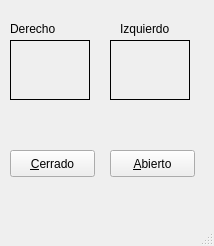
<?xml version="1.0" encoding="UTF-8"?>
<ui version="4.0">
 <class>MainWindow</class>
 <widget class="QMainWindow" name="MainWindow">
  <property name="geometry">
   <rect>
    <x>0</x>
    <y>0</y>
    <width>214</width>
    <height>246</height>
   </rect>
  </property>
  <property name="windowTitle">
   <string>Eye Gaze</string>
  </property>
  <widget class="QWidget" name="centralwidget">
   <widget class="QPushButton" name="cerrado">
    <property name="geometry">
     <rect>
      <x>10</x>
      <y>150</y>
      <width>85</width>
      <height>27</height>
     </rect>
    </property>
    <property name="text">
     <string>&amp;Cerrado</string>
    </property>
   </widget>
   <widget class="QPushButton" name="abierto">
    <property name="geometry">
     <rect>
      <x>110</x>
      <y>150</y>
      <width>85</width>
      <height>27</height>
     </rect>
    </property>
    <property name="text">
     <string>&amp;Abierto</string>
    </property>
   </widget>
   <widget class="QLabel" name="izq">
    <property name="geometry">
     <rect>
      <x>110</x>
      <y>40</y>
      <width>80</width>
      <height>60</height>
     </rect>
    </property>
    <property name="frameShape">
     <enum>QFrame::Box</enum>
    </property>
    <property name="text">
     <string/>
    </property>
   </widget>
   <widget class="QLabel" name="der">
    <property name="geometry">
     <rect>
      <x>10</x>
      <y>40</y>
      <width>80</width>
      <height>60</height>
     </rect>
    </property>
    <property name="frameShape">
     <enum>QFrame::Box</enum>
    </property>
    <property name="text">
     <string/>
    </property>
   </widget>
   <widget class="QLabel" name="label">
    <property name="geometry">
     <rect>
      <x>10</x>
      <y>20</y>
      <width>60</width>
      <height>17</height>
     </rect>
    </property>
    <property name="text">
     <string>Derecho</string>
    </property>
   </widget>
   <widget class="QLabel" name="label_2">
    <property name="geometry">
     <rect>
      <x>120</x>
      <y>20</y>
      <width>60</width>
      <height>17</height>
     </rect>
    </property>
    <property name="text">
     <string>Izquierdo</string>
    </property>
   </widget>
   <widget class="QLabel" name="contador">
    <property name="geometry">
     <rect>
      <x>70</x>
      <y>120</y>
      <width>60</width>
      <height>17</height>
     </rect>
    </property>
    <property name="text">
     <string/>
    </property>
   </widget>
  </widget>
  <widget class="QMenuBar" name="menubar">
   <property name="geometry">
    <rect>
     <x>0</x>
     <y>0</y>
     <width>214</width>
     <height>27</height>
    </rect>
   </property>
  </widget>
  <widget class="QStatusBar" name="statusbar"/>
 </widget>
 <tabstops>
  <tabstop>cerrado</tabstop>
  <tabstop>abierto</tabstop>
 </tabstops>
 <resources/>
 <connections/>
</ui>
